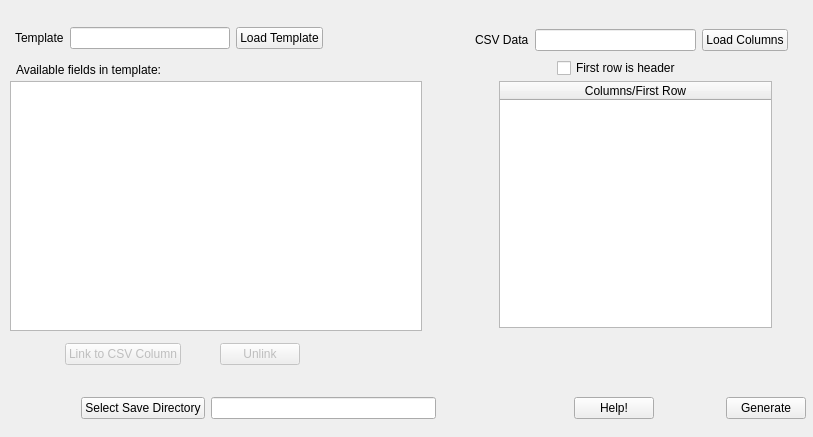
<?xml version="1.0" encoding="UTF-8"?>
<ui version="4.0">
 <class>form</class>
 <widget class="QWidget" name="form">
  <property name="geometry">
   <rect>
    <x>0</x>
    <y>0</y>
    <width>813</width>
    <height>437</height>
   </rect>
  </property>
  <property name="windowTitle">
   <string>PDF Template Filler</string>
  </property>
  <widget class="QTableWidget" name="tableWidget">
   <property name="geometry">
    <rect>
     <x>10</x>
     <y>81</y>
     <width>412</width>
     <height>250</height>
    </rect>
   </property>
   <property name="showDropIndicator" stdset="0">
    <bool>false</bool>
   </property>
   <property name="dragEnabled">
    <bool>false</bool>
   </property>
   <property name="dragDropOverwriteMode">
    <bool>false</bool>
   </property>
   <property name="dragDropMode">
    <enum>QAbstractItemView::NoDragDrop</enum>
   </property>
   <property name="defaultDropAction">
    <enum>Qt::IgnoreAction</enum>
   </property>
   <property name="alternatingRowColors">
    <bool>true</bool>
   </property>
   <property name="selectionMode">
    <enum>QAbstractItemView::SingleSelection</enum>
   </property>
   <property name="selectionBehavior">
    <enum>QAbstractItemView::SelectRows</enum>
   </property>
  </widget>
  <widget class="QLabel" name="label_3">
   <property name="geometry">
    <rect>
     <x>16</x>
     <y>62</y>
     <width>293</width>
     <height>16</height>
    </rect>
   </property>
   <property name="text">
    <string>Available fields in template:</string>
   </property>
  </widget>
  <widget class="QWidget" name="layoutWidget">
   <property name="geometry">
    <rect>
     <x>15</x>
     <y>23</y>
     <width>308</width>
     <height>30</height>
    </rect>
   </property>
   <layout class="QHBoxLayout" name="horizontalLayout">
    <item>
     <widget class="QLabel" name="label">
      <property name="text">
       <string>Template</string>
      </property>
     </widget>
    </item>
    <item>
     <widget class="QLineEdit" name="templateLineEdit">
      <property name="readOnly">
       <bool>true</bool>
      </property>
     </widget>
    </item>
    <item>
     <widget class="QPushButton" name="loadTemplateButton">
      <property name="text">
       <string>Load Template</string>
      </property>
     </widget>
    </item>
   </layout>
  </widget>
  <widget class="QWidget" name="layoutWidget">
   <property name="geometry">
    <rect>
     <x>475</x>
     <y>25</y>
     <width>313</width>
     <height>30</height>
    </rect>
   </property>
   <layout class="QHBoxLayout" name="horizontalLayout_2">
    <item>
     <widget class="QLabel" name="label_2">
      <property name="text">
       <string>CSV Data</string>
      </property>
     </widget>
    </item>
    <item>
     <widget class="QLineEdit" name="csvLineEdit">
      <property name="readOnly">
       <bool>true</bool>
      </property>
     </widget>
    </item>
    <item>
     <widget class="QPushButton" name="loadColumnsButton">
      <property name="text">
       <string>Load Columns</string>
      </property>
     </widget>
    </item>
   </layout>
  </widget>
  <widget class="QWidget" name="layoutWidget">
   <property name="geometry">
    <rect>
     <x>31</x>
     <y>339</y>
     <width>303</width>
     <height>30</height>
    </rect>
   </property>
   <layout class="QHBoxLayout" name="horizontalLayout_3">
    <item>
     <spacer name="horizontalSpacer_2">
      <property name="orientation">
       <enum>Qt::Horizontal</enum>
      </property>
      <property name="sizeHint" stdset="0">
       <size>
        <width>40</width>
        <height>20</height>
       </size>
      </property>
     </spacer>
    </item>
    <item>
     <widget class="QPushButton" name="linkColumnButton">
      <property name="enabled">
       <bool>false</bool>
      </property>
      <property name="text">
       <string>Link to CSV Column</string>
      </property>
     </widget>
    </item>
    <item>
     <spacer name="horizontalSpacer">
      <property name="orientation">
       <enum>Qt::Horizontal</enum>
      </property>
      <property name="sizeHint" stdset="0">
       <size>
        <width>40</width>
        <height>20</height>
       </size>
      </property>
     </spacer>
    </item>
    <item>
     <widget class="QPushButton" name="unlinkColumnButton">
      <property name="enabled">
       <bool>false</bool>
      </property>
      <property name="text">
       <string>Unlink</string>
      </property>
     </widget>
    </item>
    <item>
     <spacer name="horizontalSpacer_3">
      <property name="orientation">
       <enum>Qt::Horizontal</enum>
      </property>
      <property name="sizeHint" stdset="0">
       <size>
        <width>40</width>
        <height>20</height>
       </size>
      </property>
     </spacer>
    </item>
   </layout>
  </widget>
  <widget class="QTableWidget" name="csvTable">
   <property name="geometry">
    <rect>
     <x>499</x>
     <y>81</y>
     <width>273</width>
     <height>247</height>
    </rect>
   </property>
   <property name="selectionMode">
    <enum>QAbstractItemView::SingleSelection</enum>
   </property>
   <property name="selectionBehavior">
    <enum>QAbstractItemView::SelectRows</enum>
   </property>
   <attribute name="horizontalHeaderStretchLastSection">
    <bool>true</bool>
   </attribute>
   <column>
    <property name="text">
     <string>Columns/First Row</string>
    </property>
   </column>
  </widget>
  <widget class="QCheckBox" name="checkBox">
   <property name="geometry">
    <rect>
     <x>557</x>
     <y>58</y>
     <width>147</width>
     <height>20</height>
    </rect>
   </property>
   <property name="text">
    <string>First row is header</string>
   </property>
  </widget>
  <widget class="QWidget" name="layoutWidget">
   <property name="geometry">
    <rect>
     <x>15</x>
     <y>393</y>
     <width>791</width>
     <height>30</height>
    </rect>
   </property>
   <layout class="QHBoxLayout" name="horizontalLayout_4">
    <item>
     <spacer name="horizontalSpacer_6">
      <property name="orientation">
       <enum>Qt::Horizontal</enum>
      </property>
      <property name="sizeHint" stdset="0">
       <size>
        <width>40</width>
        <height>20</height>
       </size>
      </property>
     </spacer>
    </item>
    <item>
     <widget class="QPushButton" name="outputDirButton">
      <property name="text">
       <string>Select Save Directory</string>
      </property>
     </widget>
    </item>
    <item>
     <widget class="QLineEdit" name="outputLineEdit">
      <property name="minimumSize">
       <size>
        <width>225</width>
        <height>0</height>
       </size>
      </property>
     </widget>
    </item>
    <item>
     <spacer name="horizontalSpacer_4">
      <property name="orientation">
       <enum>Qt::Horizontal</enum>
      </property>
      <property name="sizeHint" stdset="0">
       <size>
        <width>40</width>
        <height>20</height>
       </size>
      </property>
     </spacer>
    </item>
    <item>
     <spacer name="horizontalSpacer_5">
      <property name="orientation">
       <enum>Qt::Horizontal</enum>
      </property>
      <property name="sizeHint" stdset="0">
       <size>
        <width>40</width>
        <height>20</height>
       </size>
      </property>
     </spacer>
    </item>
    <item>
     <widget class="QPushButton" name="helpButton">
      <property name="text">
       <string>Help!</string>
      </property>
     </widget>
    </item>
    <item>
     <spacer name="horizontalSpacer_7">
      <property name="orientation">
       <enum>Qt::Horizontal</enum>
      </property>
      <property name="sizeHint" stdset="0">
       <size>
        <width>40</width>
        <height>20</height>
       </size>
      </property>
     </spacer>
    </item>
    <item>
     <widget class="QPushButton" name="genButton">
      <property name="enabled">
       <bool>true</bool>
      </property>
      <property name="text">
       <string>Generate</string>
      </property>
     </widget>
    </item>
   </layout>
  </widget>
 </widget>
 <resources/>
 <connections/>
</ui>
